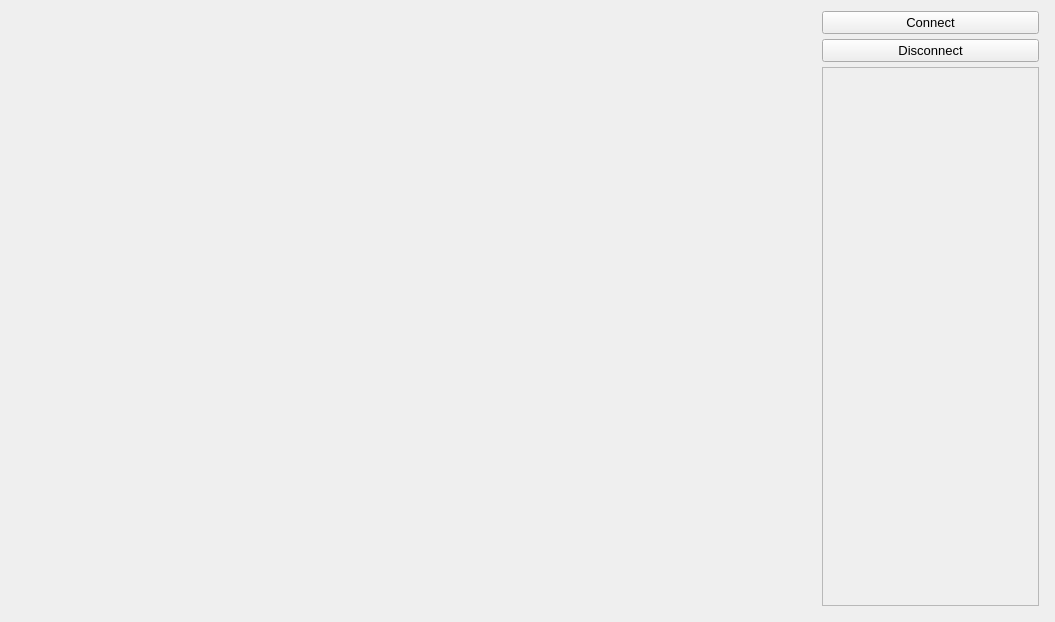
<?xml version="1.0" encoding="UTF-8"?>
<ui version="4.0">
 <class>MainWindow</class>
 <widget class="QMainWindow" name="MainWindow">
  <property name="geometry">
   <rect>
    <x>0</x>
    <y>0</y>
    <width>1055</width>
    <height>618</height>
   </rect>
  </property>
  <property name="windowTitle">
   <string>MainWindow</string>
  </property>
  <widget class="QWidget" name="centralWidget">
   <layout class="QHBoxLayout" name="horizontalLayout">
    <item>
     <widget class="QWidget" name="widget" native="true">
      <property name="sizePolicy">
       <sizepolicy hsizetype="Preferred" vsizetype="Preferred">
        <horstretch>0</horstretch>
        <verstretch>0</verstretch>
       </sizepolicy>
      </property>
      <property name="minimumSize">
       <size>
        <width>800</width>
        <height>600</height>
       </size>
      </property>
      <property name="font">
       <font>
        <pointsize>7</pointsize>
       </font>
      </property>
     </widget>
    </item>
    <item>
     <layout class="QVBoxLayout" name="verticalLayout" stretch="0,0,0">
      <property name="spacing">
       <number>5</number>
      </property>
      <property name="sizeConstraint">
       <enum>QLayout::SetFixedSize</enum>
      </property>
      <property name="leftMargin">
       <number>5</number>
      </property>
      <property name="topMargin">
       <number>0</number>
      </property>
      <property name="rightMargin">
       <number>5</number>
      </property>
      <property name="bottomMargin">
       <number>5</number>
      </property>
      <item>
       <widget class="QPushButton" name="pushButton">
        <property name="font">
         <font>
          <pointsize>10</pointsize>
         </font>
        </property>
        <property name="text">
         <string>Connect</string>
        </property>
       </widget>
      </item>
      <item>
       <widget class="QPushButton" name="pushButton_2">
        <property name="font">
         <font>
          <pointsize>10</pointsize>
         </font>
        </property>
        <property name="text">
         <string>Disconnect</string>
        </property>
       </widget>
      </item>
      <item>
       <widget class="QScrollArea" name="scrollArea">
        <property name="sizePolicy">
         <sizepolicy hsizetype="Preferred" vsizetype="Expanding">
          <horstretch>100</horstretch>
          <verstretch>0</verstretch>
         </sizepolicy>
        </property>
        <property name="widgetResizable">
         <bool>true</bool>
        </property>
        <widget class="QWidget" name="scrollAreaWidgetContents">
         <property name="geometry">
          <rect>
           <x>0</x>
           <y>0</y>
           <width>219</width>
           <height>534</height>
          </rect>
         </property>
         <layout class="QFormLayout" name="formLayout">
          <item row="0" column="0">
           <widget class="QLabel" name="label">
            <property name="font">
             <font>
              <pointsize>9</pointsize>
             </font>
            </property>
            <property name="text">
             <string/>
            </property>
           </widget>
          </item>
         </layout>
        </widget>
       </widget>
      </item>
     </layout>
    </item>
   </layout>
  </widget>
 </widget>
 <layoutdefault spacing="6" margin="11"/>
 <resources/>
 <connections/>
</ui>
